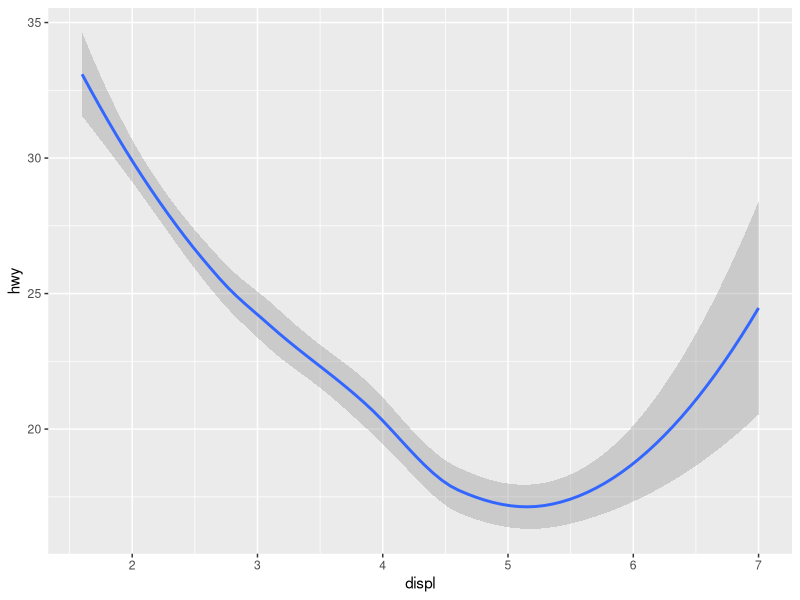
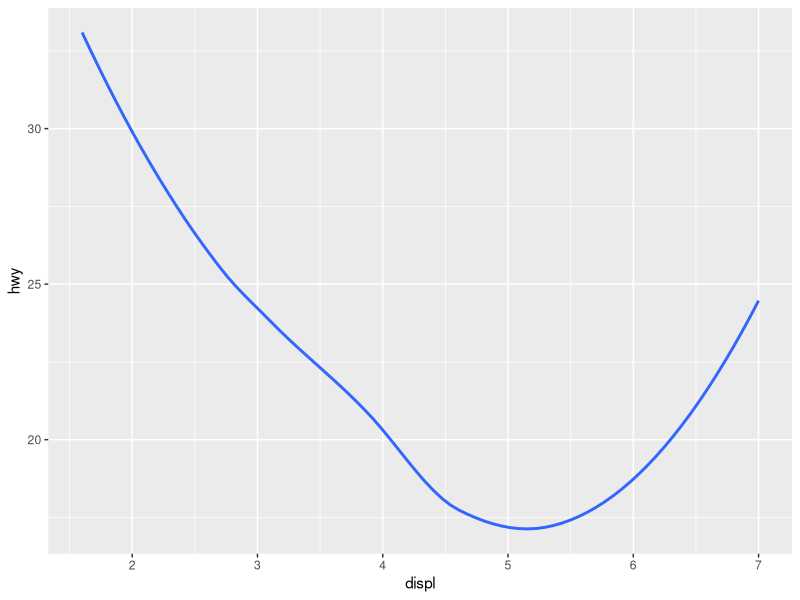
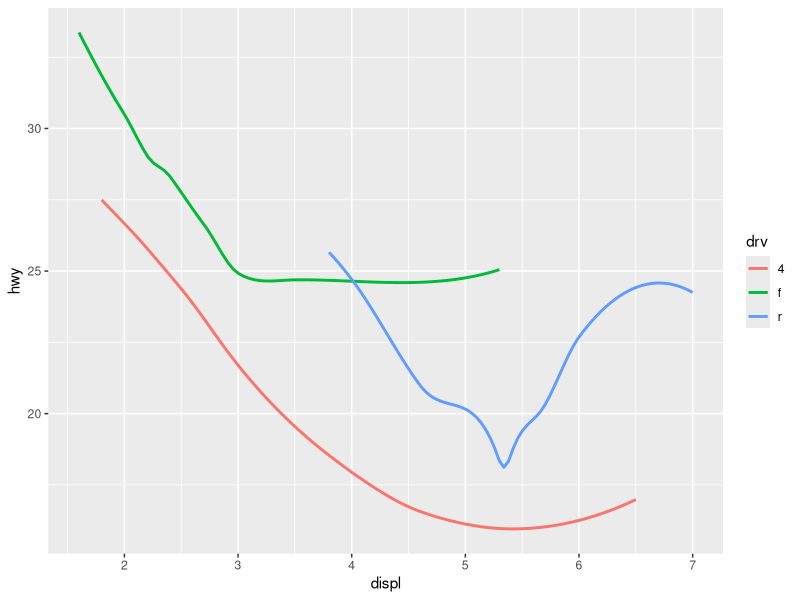
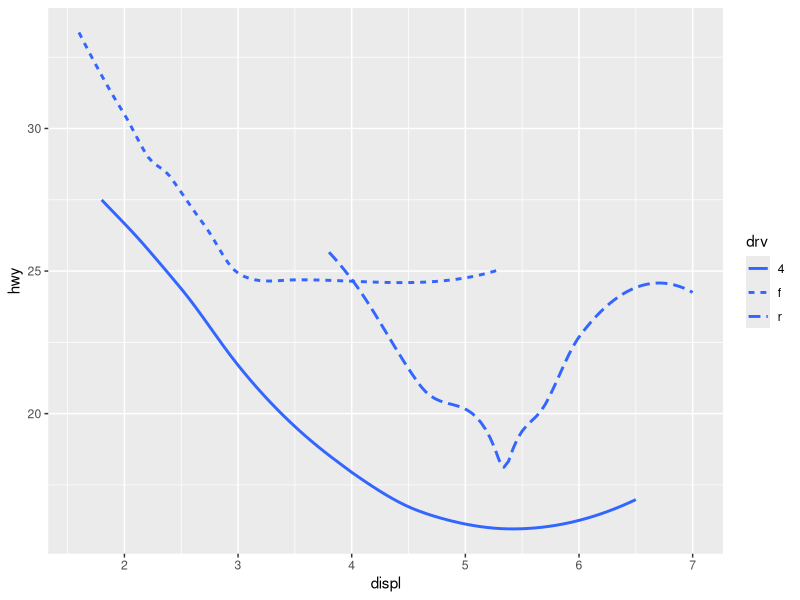
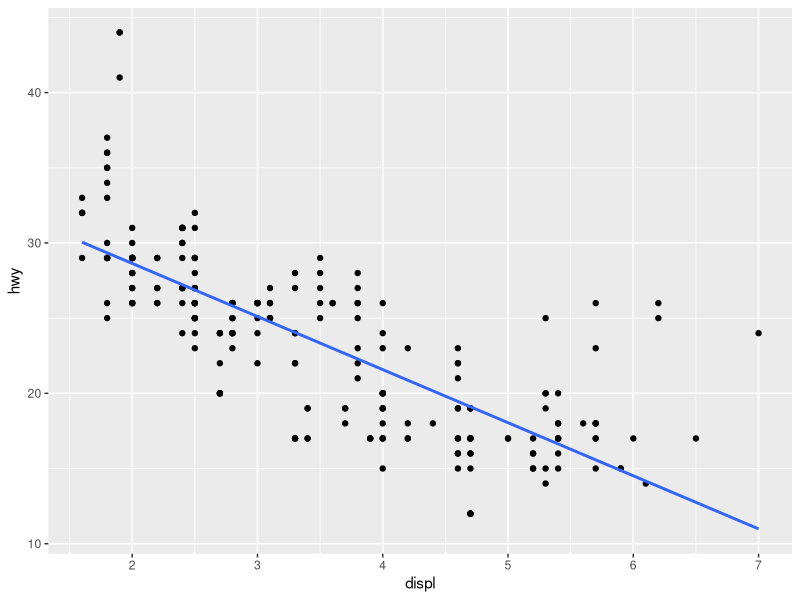
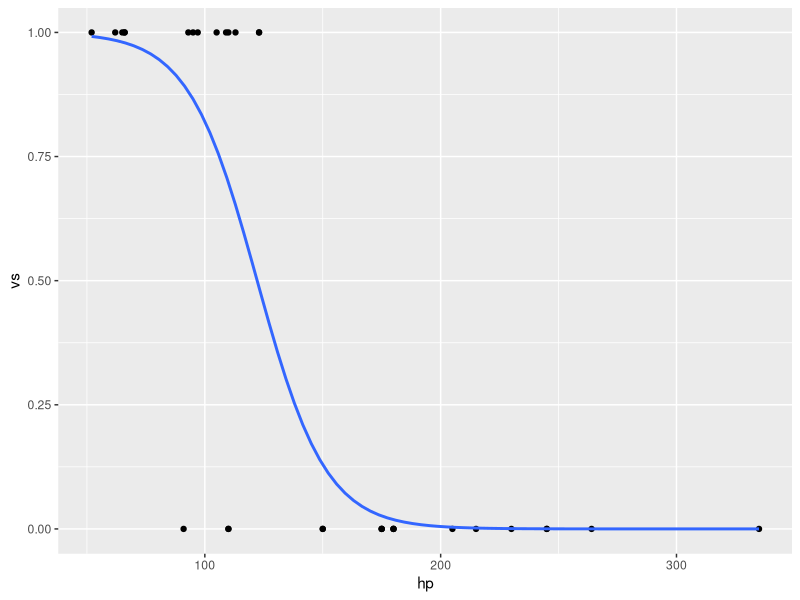
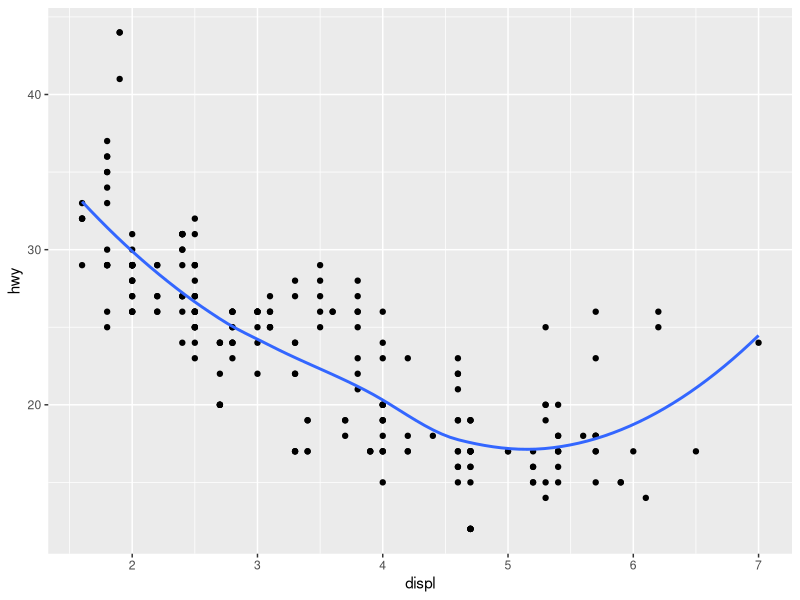
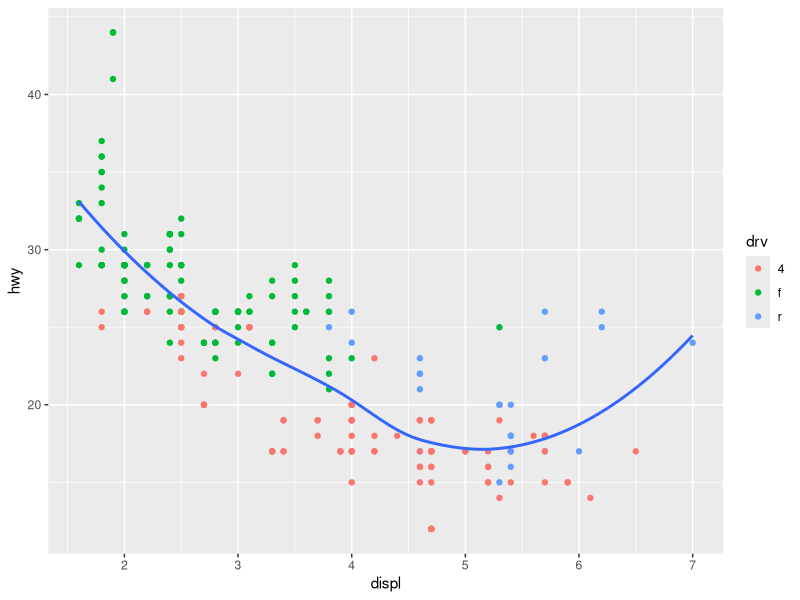

These charts were generated, in order, by the following R code:
## ---- chunk 1
#| label: setup
#| include: false
knitr::opts_chunk$set(
  echo = TRUE,
  message = FALSE,
  warning = FALSE,
  fig.width = 6,
  fig.height = 3.6,
  fig.align = "center",
  dpi = 120,
  fig.path = "_figs/geoms/"
)
library(tidyverse)
data("mpg")
## ---- chunk 2
#| label: smooth-default
ggplot(data = mpg, mapping = aes(x = displ, y = hwy)) +
  geom_smooth()
## ---- chunk 3
#| label: smooth-no-se
ggplot(data = mpg, mapping = aes(x = displ, y = hwy)) +
  geom_smooth(se = FALSE)
## ---- chunk 4
#| label: smooth-color-drv
ggplot(data = mpg, mapping = aes(x = displ, y = hwy, color = drv)) +
  geom_smooth(se = FALSE)
## ---- chunk 5
#| label: smooth-linetype-drv
ggplot(data = mpg, mapping = aes(x = displ, y = hwy, linetype = drv)) +
  geom_smooth(se = FALSE)
## ---- chunk 6
#| label: smooth-lm
ggplot(data = mpg, mapping = aes(x = displ, y = hwy)) +
  geom_point() +
  geom_smooth(se = FALSE, method = lm)
## ---- chunk 7
#| label: smooth-glm
ggplot(data = mtcars, mapping = aes(x = hp, y = vs)) +
  geom_point() +
  geom_smooth(method = glm, method.args = list(family = "binomial"), se = FALSE)
## ---- chunk 8
#| label: inherit-mapping
ggplot(data = mpg, mapping = aes(x = displ, y = hwy)) +
  geom_point() +
  geom_smooth(se = FALSE)
## ---- chunk 9
#| label: local-color-mapping
ggplot(data = mpg, mapping = aes(x = displ, y = hwy)) +
  geom_point(mapping = aes(color = drv)) +
  geom_smooth(se = FALSE)
## ---- chunk 10
#| label: overplot-raw
ggplot(data = mpg, mapping = aes(x = cty, y = hwy)) +
  geom_point()
## ---- chunk 11
#| label: overplot-jitter
ggplot(data = mpg, mapping = aes(x = cty, y = hwy)) +
  geom_jitter()
## ---- chunk 12
#| label: overplot-alpha
ggplot(data = mpg, mapping = aes(x = cty, y = hwy)) +
  geom_point(alpha = 0.1)
## ---- chunk 13
#| label: hex-diamonds
data("diamonds")

ggplot(data = diamonds, mapping = aes(x = carat, y = price)) +
  geom_hex(bins = 50) +
  viridis::scale_fill_viridis()
## ---- chunk 14
#| label: hist-default
ggplot(data = mpg, mapping = aes(x = hwy)) +
  geom_histogram()
## ---- chunk 15
#| label: hist-bins
ggplot(data = mpg, mapping = aes(x = hwy)) +
  geom_histogram(bins = 20)
## ---- chunk 16
#| label: hist-binwidth
ggplot(data = mpg, mapping = aes(x = hwy)) +
  geom_histogram(binwidth = 5)
## ---- chunk 17
#| label: hist-fill-drv
ggplot(data = mpg, mapping = aes(x = hwy, fill = drv)) +
  geom_histogram(bins = 20)
## ---- chunk 18
#| label: hist-identity
ggplot(data = mpg, mapping = aes(x = hwy, fill = drv)) +
  geom_histogram(bins = 20, position = "identity", alpha = 0.3)
## ---- chunk 19
#| label: hist-dodge
ggplot(data = mpg, mapping = aes(x = hwy, fill = drv)) +
  geom_histogram(bins = 20, position = "dodge")
## ---- chunk 20
#| label: hist-fill-pos
ggplot(data = mpg, mapping = aes(x = hwy, fill = drv)) +
  geom_histogram(bins = 20, position = "fill")
## ---- chunk 21
#| label: density
ggplot(data = mpg, mapping = aes(x = hwy)) +
  geom_density()
## ---- chunk 22
#| label: density-fill
ggplot(data = mpg, mapping = aes(x = hwy, fill = drv)) +
  geom_density(alpha = 0.3)
## ---- chunk 23
#| label: boxplot-drv
ggplot(data = mpg, mapping = aes(x = drv, y = hwy)) +
  geom_boxplot()
## ---- chunk 24
#| label: txhousing-raw
#| fig-height: 4.2
txhousing |>
  ggplot(aes(x = as.factor(year), y = volume)) +
  geom_boxplot()
## ---- chunk 25
#| label: txhousing-log
#| fig-height: 4.2
txhousing |>
  ggplot(aes(x = as.factor(year), y = volume)) +
  geom_boxplot() +
  scale_y_log10()
